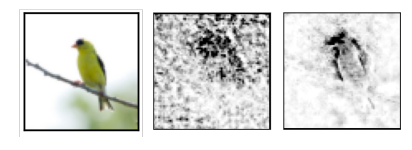
#> input picture 6th sem/tech report/210041219_final_19/image.png, 412 x 150 px, given in place of image.jpg, which was not available
$ jupyter execute '220041228_lab3_convolution_rowwise (1).ipynb'   (text cells are left out)
#> lines starting #> are read from the running program, lines starting #| are printed output that depends on the picture; pictures that were not available may be replaced by others from this repository, and a replacement may not be noted
[cell 1]
import numpy as np

[cell 2]
def convolution_1d_outputside(data: np.ndarray, kernel: np.ndarray, mode: str = 'same') -> np.ndarray:
    """
    Perform 1D discrete convolution manually.

    Parameters
    ----------
    data : np.ndarray
        Input signal array

    kernel : np.ndarray
        Convolution kernel array

    mode : str, optional
        Mode of convolution ('same' or 'full'), by default 'same'

    Returns
    -------
    np.ndarray
        Convolved output
    """
#> called with data = array of shape (5,), kernel = array of shape (3,), mode = 'same'

    ## Your Task should be coded here

    N = len(data)
    M = len(kernel)

    full_len = N + M - 1

    output_full = np.zeros(full_len)

    for n in range(full_len):
        s = 0

        for k in range(M):
            x_index = n - k

            if 0 <= x_index < N:
                s += data[x_index] * kernel[k]

        output_full[n] = s

    if mode == 'full':
        return output_full

    elif mode == 'same':
        start = (M - 1) // 2
        return output_full[start:start + N]

    else:
        raise ValueError("mode must be 'same' or 'full'")


    output = None
    return output

[cell 3]
# Example input
data = np.array([1, 2, 3, 4, 5])
kernel = np.array([1, 0, -1])


mode = 'same'
result = convolution_1d_outputside(data, kernel, mode=mode)
result_np = np.convolve(data, kernel, mode=mode)

print("Same Convolution Output:")
print(result)
print("Same NumPy Convolution Output:")
print(result_np)


mode = 'full'
result = convolution_1d_outputside(data, kernel, mode=mode)
result_np = np.convolve(data, kernel, mode=mode)

print("Full Convolution Output:")
print(result)
print("Full NumPy Convolution Output:")
print(result_np)

[cell 4]
def convolution_1d_inputside(data: np.ndarray, kernel: np.ndarray, mode: str = 'same') -> np.ndarray:
    """
    Perform 1D discrete convolution manually.

    Parameters
    ----------
    data : np.ndarray
        Input signal array

    kernel : np.ndarray
        Convolution kernel array

    mode : str, optional
        Mode of convolution ('same' or 'full'), by default 'same'

    Returns
    -------
    np.ndarray
        Convolved output
    """
#> called with data = array of shape (5,), kernel = array of shape (3,), mode = 'same'

    ## Your Task should be coded here
    N = len(data)
    M = len(kernel)

    full_len = N + M - 1

    output_full = np.zeros(full_len)

    for n in range(N):
        for m in range(M):
            output_full[n + m] += data[n] * kernel[m]

    if mode == 'full':
        return output_full

    elif mode == 'same':
        start = (M - 1) // 2
        return output_full[start:start + N]

    else:
        raise ValueError("mode must be 'same' or 'full'")

    output = None
    return output

[cell 5]
# Example input
data = np.array([1, 2, 3, 4, 5])
kernel = np.array([1, 0, -1])


mode = 'same'
result = convolution_1d_inputside(data, kernel, mode=mode)
result_np = np.convolve(data, kernel, mode=mode)

print("Same Convolution Output:")
print(result)
print("Same NumPy Convolution Output:")
print(result_np)


mode = 'full'
result = convolution_1d_inputside(data, kernel, mode=mode)
result_np = np.convolve(data, kernel, mode=mode)

print("Full Convolution Output:")
print(result)
print("Full NumPy Convolution Output:")
print(result_np)

[cell 6]
import matplotlib.pyplot as plt
from PIL import Image


def convolution_2d_rowwise(image: np.ndarray, kernel: np.ndarray) -> np.ndarray:
    """
    Apply 1D convolution independently to each row of a 2D grayscale image.

    Parameters
    ----------
    image : np.ndarray
        2D grayscale image array (rows x columns)

    kernel : np.ndarray
        1D convolution kernel

    Returns
    -------
    np.ndarray
        Filtered image with the same shape as the input
    """
    image = image.astype(np.float64)
    output = np.zeros_like(image)

    width = image.shape[1]

    for row in range(image.shape[0]):
        output[row] = np.convolve(image[row], kernel, mode='full')[:width]

    return output


# Load the provided black-and-white image
image_path = "image.jpg"
image = np.array(Image.open(image_path).convert("L"), dtype=np.float64)
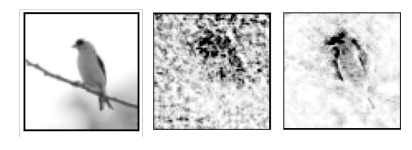
#> image: shape (150, 412) float64; min 0, max 255, mean 219.9

plt.imshow(image, cmap="gray", vmin=0, vmax=255)
plt.title("Original Image")
plt.axis("off")
plt.show()

print(f"Image shape: {image.shape}")
#| Image shape: (150, 412)

[cell 7]
def averaging_kernel(n: int) -> np.ndarray:
    """
    Return a 1D kernel that averages n adjacent pixels in a row.

    Parameters
    ----------
    n : int
        Number of adjacent pixels to average (kernel length)

    Returns
    -------
    np.ndarray
        1D averaging kernel
    """

    ## Your Task should be coded here
    kernel = np.ones(n)

    kernel = kernel / n

    return kernel

[cell 8]
n = 250  # change this to test different window sizes

avg_kernel = averaging_kernel(n)
averaged_image = convolution_2d_rowwise(image, avg_kernel)
#> after the loop in convolution_2d_rowwise, `for row in range(image.shape[0]):`:
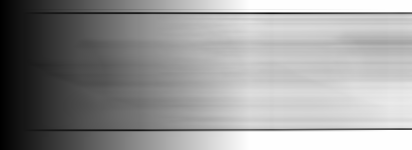
#> output: shape (150, 412) float64; min 1.02, max 255, mean 152.2; drawn with min black and max white

fig, axes = plt.subplots(1, 2, figsize=(10, 4))

axes[0].imshow(image, cmap="gray", vmin=0, vmax=255)
axes[0].set_title("Original")
axes[0].axis("off")

axes[1].imshow(averaged_image, cmap="gray", vmin=0, vmax=255)
axes[1].set_title(f"Row-wise average (n={n})")
axes[1].axis("off")

plt.tight_layout()
plt.show()
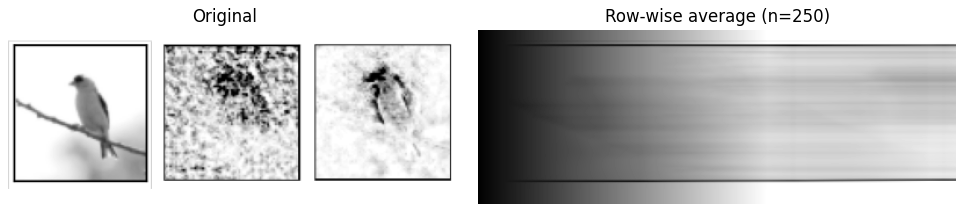
#> figure drawn by matplotlib, 2 panels

print("Averaging kernel:")
print(avg_kernel)

[cell 9]
def shift_kernel(n: int) -> np.ndarray:
    """
    Return a 1D kernel that shifts a row n units to the right.

    Parameters
    ----------
    n : int
        Number of positions to shift each row to the right

    Returns
    -------
    np.ndarray
        1D shift kernel
    """

    ## Your Task should be coded here
    kernel = np.zeros(n + 1)

    kernel[n] = 1

    return kernel

[cell 10]
n = 300  # change this to test different shift amounts

shift_k = shift_kernel(n)
shifted_image = convolution_2d_rowwise(image, shift_k)
#> after the loop in convolution_2d_rowwise (call 2), `for row in range(image.shape[0]):`:
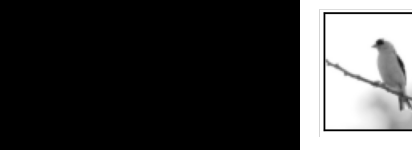
#> output: shape (150, 412) float64; min 0, max 255, mean 61.9

fig, axes = plt.subplots(1, 2, figsize=(10, 4))

axes[0].imshow(image, cmap="gray", vmin=0, vmax=255)
axes[0].set_title("Original")
axes[0].axis("off")

axes[1].imshow(shifted_image, cmap="gray", vmin=0, vmax=255)
axes[1].set_title(f"Row-wise shift right (n={n})")
axes[1].axis("off")

plt.tight_layout()
plt.show()

print("Shift kernel:")
print(shift_k)
